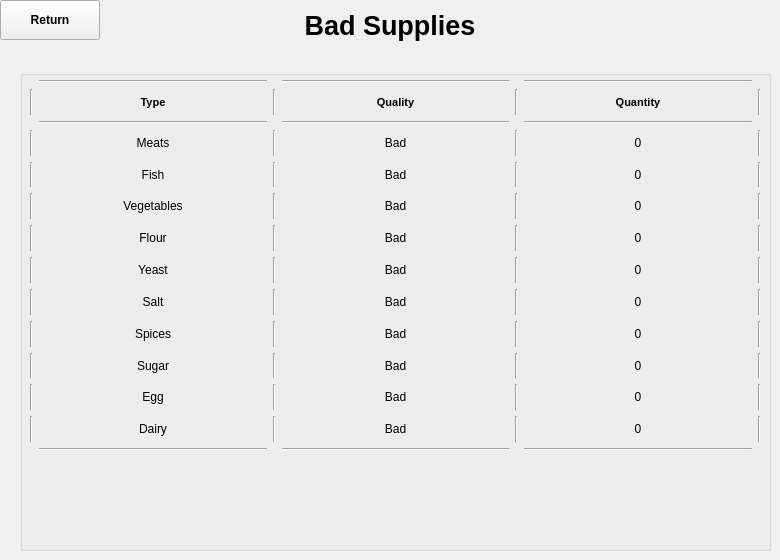
    <widget class="QWidget" name="page_5">
     <widget class="QPushButton" name="badReturnButton">
      <property name="geometry">
       <rect>
        <x>0</x>
        <y>0</y>
        <width>100</width>
        <height>40</height>
       </rect>
      </property>
      <property name="font">
       <font>
        <weight>75</weight>
        <bold>true</bold>
       </font>
      </property>
      <property name="text">
       <string>Return</string>
      </property>
     </widget>
     <widget class="QLabel" name="badSuppliesLabel">
      <property name="geometry">
       <rect>
        <x>190</x>
        <y>0</y>
        <width>400</width>
        <height>50</height>
       </rect>
      </property>
      <property name="font">
       <font>
        <pointsize>20</pointsize>
        <weight>75</weight>
        <bold>true</bold>
       </font>
      </property>
      <property name="text">
       <string>Bad Supplies</string>
      </property>
      <property name="alignment">
       <set>Qt::AlignCenter</set>
      </property>
     </widget>
     <widget class="QGroupBox" name="groupBox_5">
      <property name="geometry">
       <rect>
        <x>20</x>
        <y>70</y>
        <width>751</width>
        <height>481</height>
       </rect>
      </property>
      <property name="title">
       <string/>
      </property>
      <widget class="QWidget" name="gridLayoutWidget_6">
       <property name="geometry">
        <rect>
         <x>10</x>
         <y>10</y>
         <width>731</width>
         <height>371</height>
        </rect>
       </property>
       <layout class="QGridLayout" name="gridLayout_6">
        <item row="4" column="2">
         <widget class="Line" name="line_213">
          <property name="orientation">
           <enum>Qt::Vertical</enum>
          </property>
         </widget>
        </item>
        <item row="1" column="7">
         <widget class="QLabel" name="quantityLabel_5">
          <property name="font">
           <font>
            <pointsize>8</pointsize>
            <weight>75</weight>
            <bold>true</bold>
           </font>
          </property>
          <property name="text">
           <string>Quantity</string>
          </property>
          <property name="alignment">
           <set>Qt::AlignCenter</set>
          </property>
         </widget>
        </item>
        <item row="3" column="2">
         <widget class="Line" name="line_214">
          <property name="orientation">
           <enum>Qt::Vertical</enum>
          </property>
         </widget>
        </item>
        <item row="6" column="1">
         <widget class="QLabel" name="flourLabel_5">
          <property name="text">
           <string>Flour</string>
          </property>
          <property name="alignment">
           <set>Qt::AlignCenter</set>
          </property>
         </widget>
        </item>
        <item row="4" column="1">
         <widget class="QLabel" name="fishLabel_5">
          <property name="text">
           <string>Fish</string>
          </property>
          <property name="alignment">
           <set>Qt::AlignCenter</set>
          </property>
         </widget>
        </item>
        <item row="1" column="1">
         <widget class="QLabel" name="typeLabel_5">
          <property name="font">
           <font>
            <pointsize>8</pointsize>
            <weight>75</weight>
            <bold>true</bold>
           </font>
          </property>
          <property name="text">
           <string>Type</string>
          </property>
          <property name="alignment">
           <set>Qt::AlignCenter</set>
          </property>
         </widget>
        </item>
        <item row="10" column="6">
         <widget class="Line" name="line_215">
          <property name="orientation">
           <enum>Qt::Vertical</enum>
          </property>
         </widget>
        </item>
        <item row="5" column="1">
         <widget class="QLabel" name="vegetablesLabel_5">
          <property name="text">
           <string>Vegetables</string>
          </property>
          <property name="alignment">
           <set>Qt::AlignCenter</set>
          </property>
         </widget>
        </item>
        <item row="10" column="1">
         <widget class="QLabel" name="sugarLabel_5">
          <property name="text">
           <string>Sugar</string>
          </property>
          <property name="alignment">
           <set>Qt::AlignCenter</set>
          </property>
         </widget>
        </item>
        <item row="7" column="1">
         <widget class="QLabel" name="yeastLabel_5">
          <property name="text">
           <string>Yeast</string>
          </property>
          <property name="alignment">
           <set>Qt::AlignCenter</set>
          </property>
         </widget>
        </item>
        <item row="9" column="2">
         <widget class="Line" name="line_216">
          <property name="orientation">
           <enum>Qt::Vertical</enum>
          </property>
         </widget>
        </item>
        <item row="12" column="6">
         <widget class="Line" name="line_217">
          <property name="orientation">
           <enum>Qt::Vertical</enum>
          </property>
         </widget>
        </item>
        <item row="7" column="2">
         <widget class="Line" name="line_218">
          <property name="orientation">
           <enum>Qt::Vertical</enum>
          </property>
         </widget>
        </item>
        <item row="9" column="6">
         <widget class="Line" name="line_219">
          <property name="orientation">
           <enum>Qt::Vertical</enum>
          </property>
         </widget>
        </item>
        <item row="8" column="1">
         <widget class="QLabel" name="saltLabel_5">
          <property name="text">
           <string>Salt</string>
          </property>
          <property name="alignment">
           <set>Qt::AlignCenter</set>
          </property>
         </widget>
        </item>
        <item row="12" column="1">
         <widget class="QLabel" name="dairyLabel_5">
          <property name="text">
           <string>Dairy</string>
          </property>
          <property name="alignment">
           <set>Qt::AlignCenter</set>
          </property>
         </widget>
        </item>
        <item row="11" column="1">
         <widget class="QLabel" name="eggLabel_5">
          <property name="text">
           <string>Egg</string>
          </property>
          <property name="alignment">
           <set>Qt::AlignCenter</set>
          </property>
         </widget>
        </item>
        <item row="0" column="5">
         <widget class="Line" name="line_220">
          <property name="orientation">
           <enum>Qt::Horizontal</enum>
          </property>
         </widget>
        </item>
        <item row="9" column="1">
         <widget class="QLabel" name="spicesLabel_5">
          <property name="text">
           <string>Spices</string>
          </property>
          <property name="alignment">
           <set>Qt::AlignCenter</set>
          </property>
         </widget>
        </item>
        <item row="10" column="2">
         <widget class="Line" name="line_221">
          <property name="orientation">
           <enum>Qt::Vertical</enum>
          </property>
         </widget>
        </item>
        <item row="1" column="5">
         <widget class="QLabel" name="qualityLabel_5">
          <property name="font">
           <font>
            <pointsize>8</pointsize>
            <weight>75</weight>
            <bold>true</bold>
           </font>
          </property>
          <property name="text">
           <string>Quality</string>
          </property>
          <property name="alignment">
           <set>Qt::AlignCenter</set>
          </property>
         </widget>
        </item>
        <item row="8" column="6">
         <widget class="Line" name="line_222">
          <property name="orientation">
           <enum>Qt::Vertical</enum>
          </property>
         </widget>
        </item>
        <item row="11" column="2">
         <widget class="Line" name="line_223">
          <property name="orientation">
           <enum>Qt::Vertical</enum>
          </property>
         </widget>
        </item>
        <item row="8" column="2">
         <widget class="Line" name="line_224">
          <property name="orientation">
           <enum>Qt::Vertical</enum>
          </property>
         </widget>
        </item>
        <item row="11" column="6">
         <widget class="Line" name="line_225">
          <property name="orientation">
           <enum>Qt::Vertical</enum>
          </property>
         </widget>
        </item>
        <item row="5" column="6">
         <widget class="Line" name="line_226">
          <property name="orientation">
           <enum>Qt::Vertical</enum>
          </property>
         </widget>
        </item>
        <item row="12" column="2">
         <widget class="Line" name="line_227">
          <property name="orientation">
           <enum>Qt::Vertical</enum>
          </property>
         </widget>
        </item>
        <item row="6" column="6">
         <widget class="Line" name="line_228">
          <property name="orientation">
           <enum>Qt::Vertical</enum>
          </property>
         </widget>
        </item>
        <item row="7" column="6">
         <widget class="Line" name="line_229">
          <property name="orientation">
           <enum>Qt::Vertical</enum>
          </property>
         </widget>
        </item>
        <item row="6" column="2">
         <widget class="Line" name="line_230">
          <property name="orientation">
           <enum>Qt::Vertical</enum>
          </property>
         </widget>
        </item>
        <item row="1" column="2">
         <widget class="Line" name="line_231">
          <property name="orientation">
           <enum>Qt::Vertical</enum>
          </property>
         </widget>
        </item>
        <item row="5" column="2">
         <widget class="Line" name="line_232">
          <property name="orientation">
           <enum>Qt::Vertical</enum>
          </property>
         </widget>
        </item>
        <item row="1" column="6">
         <widget class="Line" name="line_233">
          <property name="orientation">
           <enum>Qt::Vertical</enum>
          </property>
         </widget>
        </item>
        <item row="2" column="1">
         <widget class="Line" name="line_234">
          <property name="orientation">
           <enum>Qt::Horizontal</enum>
          </property>
         </widget>
        </item>
        <item row="4" column="6">
         <widget class="Line" name="line_235">
          <property name="orientation">
           <enum>Qt::Vertical</enum>
          </property>
         </widget>
        </item>
        <item row="3" column="6">
         <widget class="Line" name="line_236">
          <property name="orientation">
           <enum>Qt::Vertical</enum>
          </property>
         </widget>
        </item>
        <item row="2" column="5">
         <widget class="Line" name="line_237">
          <property name="orientation">
           <enum>Qt::Horizontal</enum>
          </property>
         </widget>
        </item>
        <item row="3" column="1">
         <widget class="QLabel" name="meatsLabel_5">
          <property name="text">
           <string>Meats</string>
          </property>
          <property name="alignment">
           <set>Qt::AlignCenter</set>
          </property>
         </widget>
        </item>
        <item row="2" column="7">
         <widget class="Line" name="line_238">
          <property name="orientation">
           <enum>Qt::Horizontal</enum>
          </property>
         </widget>
        </item>
        <item row="4" column="0">
         <widget class="Line" name="line_239">
          <property name="orientation">
           <enum>Qt::Vertical</enum>
          </property>
         </widget>
        </item>
        <item row="6" column="0">
         <widget class="Line" name="line_240">
          <property name="orientation">
           <enum>Qt::Vertical</enum>
          </property>
         </widget>
        </item>
        <item row="3" column="0">
         <widget class="Line" name="line_241">
          <property name="orientation">
           <enum>Qt::Vertical</enum>
          </property>
         </widget>
        </item>
        <item row="5" column="0">
         <widget class="Line" name="line_242">
          <property name="orientation">
           <enum>Qt::Vertical</enum>
          </property>
         </widget>
        </item>
        <item row="7" column="0">
         <widget class="Line" name="line_243">
          <property name="orientation">
           <enum>Qt::Vertical</enum>
          </property>
         </widget>
        </item>
        <item row="0" column="7">
         <widget class="Line" name="line_244">
          <property name="orientation">
           <enum>Qt::Horizontal</enum>
          </property>
         </widget>
        </item>
        <item row="0" column="1">
         <widget class="Line" name="line_245">
          <property name="orientation">
           <enum>Qt::Horizontal</enum>
          </property>
         </widget>
        </item>
        <item row="1" column="0">
         <widget class="Line" name="line_246">
          <property name="orientation">
           <enum>Qt::Vertical</enum>
          </property>
         </widget>
        </item>
        <item row="9" column="0">
         <widget class="Line" name="line_247">
          <property name="orientation">
           <enum>Qt::Vertical</enum>
          </property>
         </widget>
        </item>
        <item row="12" column="0">
         <widget class="Line" name="line_248">
          <property name="orientation">
           <enum>Qt::Vertical</enum>
          </property>
         </widget>
        </item>
        <item row="10" column="0">
         <widget class="Line" name="line_249">
          <property name="orientation">
           <enum>Qt::Vertical</enum>
          </property>
         </widget>
        </item>
        <item row="1" column="8">
         <widget class="Line" name="line_250">
          <property name="orientation">
           <enum>Qt::Vertical</enum>
          </property>
         </widget>
        </item>
        <item row="8" column="0">
         <widget class="Line" name="line_251">
          <property name="orientation">
           <enum>Qt::Vertical</enum>
          </property>
         </widget>
        </item>
        <item row="11" column="0">
         <widget class="Line" name="line_252">
          <property name="orientation">
           <enum>Qt::Vertical</enum>
          </property>
         </widget>
        </item>
        <item row="6" column="8">
         <widget class="Line" name="line_253">
          <property name="orientation">
           <enum>Qt::Vertical</enum>
          </property>
         </widget>
        </item>
        <item row="7" column="8">
         <widget class="Line" name="line_254">
          <property name="orientation">
           <enum>Qt::Vertical</enum>
          </property>
         </widget>
        </item>
        <item row="4" column="8">
         <widget class="Line" name="line_255">
          <property name="orientation">
           <enum>Qt::Vertical</enum>
          </property>
         </widget>
        </item>
        <item row="8" column="8">
         <widget class="Line" name="line_256">
          <property name="orientation">
           <enum>Qt::Vertical</enum>
          </property>
         </widget>
        </item>
        <item row="9" column="8">
         <widget class="Line" name="line_257">
          <property name="orientation">
           <enum>Qt::Vertical</enum>
          </property>
         </widget>
        </item>
        <item row="10" column="8">
         <widget class="Line" name="line_258">
          <property name="orientation">
           <enum>Qt::Vertical</enum>
          </property>
         </widget>
        </item>
        <item row="3" column="8">
         <widget class="Line" name="line_259">
          <property name="orientation">
           <enum>Qt::Vertical</enum>
          </property>
         </widget>
        </item>
        <item row="5" column="8">
         <widget class="Line" name="line_260">
          <property name="orientation">
           <enum>Qt::Vertical</enum>
          </property>
         </widget>
        </item>
        <item row="12" column="8">
         <widget class="Line" name="line_261">
          <property name="orientation">
           <enum>Qt::Vertical</enum>
          </property>
         </widget>
        </item>
        <item row="11" column="8">
         <widget class="Line" name="line_262">
          <property name="orientation">
           <enum>Qt::Vertical</enum>
          </property>
         </widget>
        </item>
        <item row="13" column="1">
         <widget class="Line" name="line_263">
          <property name="orientation">
           <enum>Qt::Horizontal</enum>
          </property>
         </widget>
        </item>
        <item row="13" column="5">
         <widget class="Line" name="line_264">
          <property name="orientation">
           <enum>Qt::Horizontal</enum>
          </property>
         </widget>
        </item>
        <item row="13" column="7">
         <widget class="Line" name="line_265">
          <property name="orientation">
           <enum>Qt::Horizontal</enum>
          </property>
         </widget>
        </item>
        <item row="3" column="5">
         <widget class="QLabel" name="badMeatsQualityLabel">
          <property name="text">
           <string>Bad</string>
          </property>
          <property name="alignment">
           <set>Qt::AlignCenter</set>
          </property>
         </widget>
        </item>
        <item row="4" column="5">
         <widget class="QLabel" name="badFishQualityLabel">
          <property name="text">
           <string>Bad</string>
          </property>
          <property name="alignment">
           <set>Qt::AlignCenter</set>
          </property>
         </widget>
        </item>
        <item row="5" column="5">
         <widget class="QLabel" name="badVegetablesQualityLabel">
          <property name="text">
           <string>Bad</string>
          </property>
          <property name="alignment">
           <set>Qt::AlignCenter</set>
          </property>
         </widget>
        </item>
        <item row="6" column="5">
         <widget class="QLabel" name="badFlourQualityLabel">
          <property name="text">
           <string>Bad</string>
          </property>
          <property name="alignment">
           <set>Qt::AlignCenter</set>
          </property>
         </widget>
        </item>
        <item row="7" column="5">
         <widget class="QLabel" name="badYeastQualityLabel">
          <property name="text">
           <string>Bad</string>
          </property>
          <property name="alignment">
           <set>Qt::AlignCenter</set>
          </property>
         </widget>
        </item>
        <item row="8" column="5">
         <widget class="QLabel" name="badSaltQualityLabel">
          <property name="text">
           <string>Bad</string>
          </property>
          <property name="alignment">
           <set>Qt::AlignCenter</set>
          </property>
         </widget>
        </item>
        <item row="9" column="5">
         <widget class="QLabel" name="badSpicesQualityLabel">
          <property name="text">
           <string>Bad</string>
          </property>
          <property name="alignment">
           <set>Qt::AlignCenter</set>
          </property>
         </widget>
        </item>
        <item row="11" column="5">
         <widget class="QLabel" name="badEggQualityLabel">
          <property name="text">
           <string>Bad</string>
          </property>
          <property name="alignment">
           <set>Qt::AlignCenter</set>
          </property>
         </widget>
        </item>
        <item row="10" column="5">
         <widget class="QLabel" name="badSugarQualityLabel">
          <property name="text">
           <string>Bad</string>
          </property>
          <property name="alignment">
           <set>Qt::AlignCenter</set>
          </property>
         </widget>
        </item>
        <item row="12" column="5">
         <widget class="QLabel" name="badDairyQualityLabel">
          <property name="text">
           <string>Bad</string>
          </property>
          <property name="alignment">
           <set>Qt::AlignCenter</set>
          </property>
         </widget>
        </item>
        <item row="3" column="7">
         <widget class="QLabel" name="badMeatsQuantityLabel">
          <property name="text">
           <string>0</string>
          </property>
          <property name="alignment">
           <set>Qt::AlignCenter</set>
          </property>
         </widget>
        </item>
        <item row="4" column="7">
         <widget class="QLabel" name="badFishQuantityLabel">
          <property name="text">
           <string>0</string>
          </property>
          <property name="alignment">
           <set>Qt::AlignCenter</set>
          </property>
         </widget>
        </item>
        <item row="5" column="7">
         <widget class="QLabel" name="badVegetablesQuantityLabel">
          <property name="text">
           <string>0</string>
          </property>
          <property name="alignment">
           <set>Qt::AlignCenter</set>
          </property>
         </widget>
        </item>
        <item row="6" column="7">
         <widget class="QLabel" name="badFlourQuantityLabel">
          <property name="text">
           <string>0</string>
          </property>
          <property name="alignment">
           <set>Qt::AlignCenter</set>
          </property>
         </widget>
        </item>
        <item row="7" column="7">
         <widget class="QLabel" name="badYeastQuantityLabel">
          <property name="text">
           <string>0</string>
          </property>
          <property name="alignment">
           <set>Qt::AlignCenter</set>
          </property>
         </widget>
        </item>
        <item row="8" column="7">
         <widget class="QLabel" name="badSaltQuantityLabel">
          <property name="text">
           <string>0</string>
          </property>
          <property name="alignment">
           <set>Qt::AlignCenter</set>
          </property>
         </widget>
        </item>
        <item row="9" column="7">
         <widget class="QLabel" name="badSpicesQuantityLabel">
          <property name="text">
           <string>0</string>
          </property>
          <property name="alignment">
           <set>Qt::AlignCenter</set>
          </property>
         </widget>
        </item>
        <item row="10" column="7">
         <widget class="QLabel" name="badSugarQuantityLabel">
          <property name="text">
           <string>0</string>
          </property>
          <property name="alignment">
           <set>Qt::AlignCenter</set>
          </property>
         </widget>
        </item>
        <item row="11" column="7">
         <widget class="QLabel" name="badEggQuantityLabel">
          <property name="text">
           <string>0</string>
          </property>
          <property name="alignment">
           <set>Qt::AlignCenter</set>
          </property>
         </widget>
        </item>
        <item row="12" column="7">
         <widget class="QLabel" name="badDairyQuantityLabel">
          <property name="text">
           <string>0</string>
          </property>
          <property name="alignment">
           <set>Qt::AlignCenter</set>
          </property>
         </widget>
        </item>
       </layout>
      </widget>
     </widget>
    </widget>
